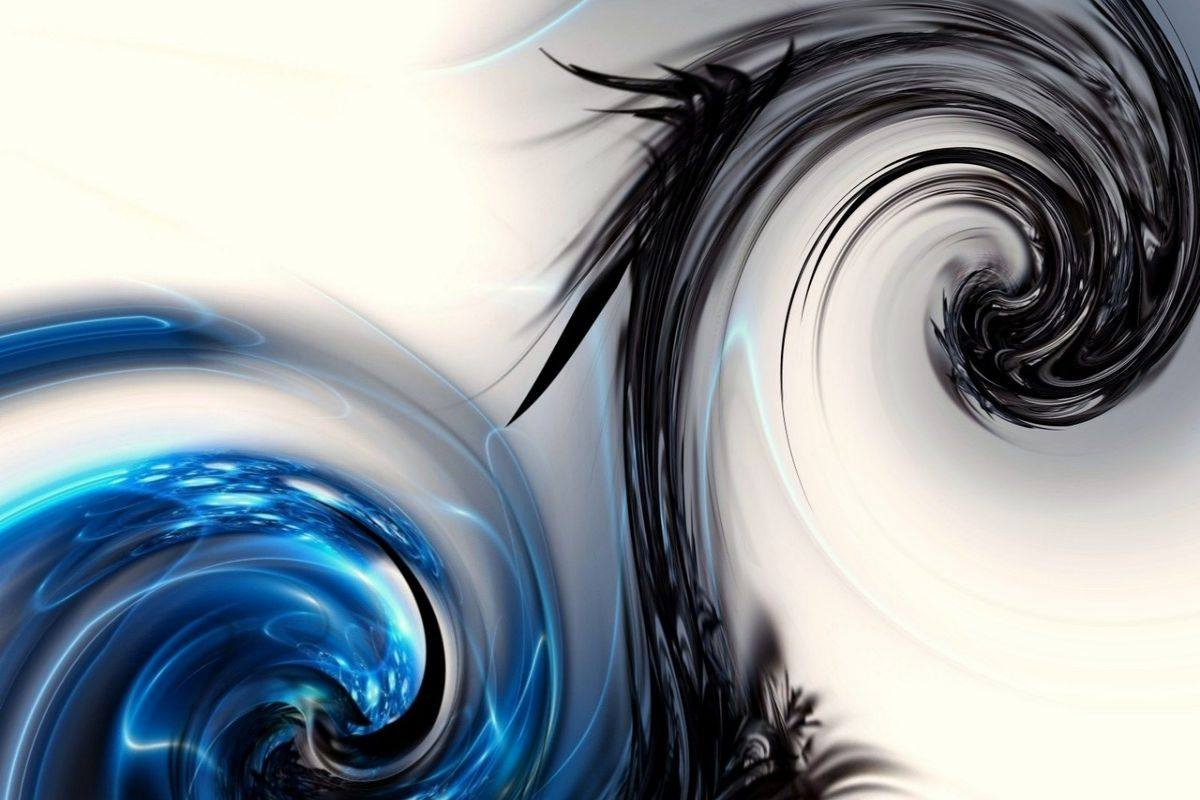
//> input picture prueba/a.jpg, 1200 x 800 px
$ ./main2 a.jpg   (built with g++ and OpenCV 4)
//> lines starting //> are read from the running program, lines starting //| are printed output that depends on the picture
### prueba/Individual.h
#ifndef INDIVIDUAL_H
#define INDIVIDUAL_H

#include <opencv2/core/core.hpp>
#include <opencv2/highgui/highgui.hpp>
#include <algorithm>    // std::random_shuffle
#include <vector>       // std::vector
#include <iterator> // for std::begin, std::end

#include "common.h"


class Individual {

    private:
        int fitness;

        std::vector<cv::Mat> image_vector;
        std::vector<int> fitness_vector;

        //cv::Mat image_array[];
        //int fitness_array[];

        void mat_to_array(cv::Mat* imageP );
        bool comparacion_cuadros(cv::Mat* mat1, cv::Mat* mat2 );


    public:
        Individual();

        Individual(cv::Mat _image);


        Individual(std::vector<cv::Mat>* images , bool x );


        //Individual(cv::Mat padre1[] , cv::Mat padre2[]  , int fit_padre1[] , int fit_padre2[]  );


        void array_to_mat(cv::Mat* imageP );
        void randomize();
        void getFitness_Array(std::vector<cv::Mat>* original);
        void calcFitness();
        int getFitness();


        //cv::Mat* get_array();
        std::vector<cv::Mat>* get_vector();


};

#endif //INDIVIDUAL_H

### prueba/common.h

#ifndef COMMON_H
#define COMMON_H


extern int divx;
extern int divy;
extern int sizex;
extern int sizey;

#endif //COMMON_H

### prueba/Individual.cpp
#include "Individual.h"


Individual::Individual(){
    fitness = 0;
    fitness_vector.resize(divx*divy);
    image_vector.resize(divx*divy);
    //image_array[divx*divy];
    //fitness_array[divx*divy];
}


Individual::Individual(cv::Mat _image ){


    fitness = 0;
    fitness_vector.resize(divx*divy);
    image_vector.resize(divx*divy);
    //image_array[divx*divy];
    //fitness_array[divx*divy];

    //std::cout << "mat -> array \n";
    mat_to_array(&_image);
}


Individual::Individual(std::vector<cv::Mat>* images , bool x){

    fitness_vector.resize(divx*divy);
    image_vector.resize(divx*divy);

    image_vector = *images;

    std::random_shuffle( &(image_vector[0]), &(image_vector[divx*divy-1]));

}


// [69 lines left out: function Individual, not called in this run]


void Individual::randomize(){
    std::random_shuffle( &(image_vector[0]), &(image_vector[divx*divy-1]));
}


void Individual::getFitness_Array(std::vector<cv::Mat>* original){
    //std::cout << "getFitness_Array method\n";
    for (int i = 0; i < original->size(); ++i){
        if (comparacion_cuadros(&(image_vector[i]), &(original->at(i)) ) ){
            fitness_vector[i] = 1;
        }
        else{
            fitness_vector[i] = 0;
        }

    }
}


void Individual::calcFitness(){
    int contador = 0;
        for (int i = 0; i < divx*divy; ++i){
            if(fitness_vector[i]==1){
                ++contador;
            }
        }
        fitness = contador;
}


int Individual::getFitness(){
    return fitness;
}


void Individual::array_to_mat(cv::Mat* imageP ){
    int iterador = 0;
    for (int y = 0; y < imageP->rows; y += sizey)
    {
        for (int x = 0; x < imageP->cols; x += sizex)
        {
            image_vector.at(iterador).copyTo((*imageP)(cv::Rect(x, y, sizex, sizey)));
            ++iterador;

        }
    }
}


void Individual::mat_to_array(cv::Mat* imageP ){


    int iterador = 0;
    for (int y = 0; y < imageP->rows; y += sizey)
    {
        for (int x = 0; x < imageP->cols; x += sizex)
        {
            cv::Rect rect =  cv::Rect(x,y, sizex, sizey);
            image_vector[iterador] = cv::Mat((*imageP), rect);
            ++iterador;
        }
    }
}

/*

cv::Mat* Individual::get_array(){
    return image_array;
}


*/

std::vector<cv::Mat>* Individual::get_vector(){
    return &image_vector;
}

std::vector<int>* Individual::get_fit_vector(){
    return &fitness_vector;
}

bool Individual::comparacion_cuadros(cv::Mat* mat1, cv::Mat* mat2 ){
    if(
                //compara primer pixel del cuadro   //arriba izq
                   (int)mat2->at<cv::Vec3b>(0, 0)[0] == (int)mat1->at<cv::Vec3b>(0, 0)[0]
                && (int)mat2->at<cv::Vec3b>(0, 0)[1] == (int)mat1->at<cv::Vec3b>(0, 0)[1]
                && (int)mat2->at<cv::Vec3b>(0, 0)[2] == (int)mat1->at<cv::Vec3b>(0, 0)[2]

                //compara pixel arriba der
                && (int)mat2->at<cv::Vec3b>(0, sizex-1)[0] == (int)mat1->at<cv::Vec3b>(0, sizex-1)[0]
                && (int)mat2->at<cv::Vec3b>(0, sizex-1)[1] == (int)mat1->at<cv::Vec3b>(0, sizex-1)[1]
                && (int)mat2->at<cv::Vec3b>(0, sizex-1)[2] == (int)mat1->at<cv::Vec3b>(0, sizex-1)[2]

                //compara pixel del centro del cuadro
                && (int)mat2->at<cv::Vec3b>(sizey/2, sizex/2)[0] == (int)mat1->at<cv::Vec3b>(sizey/2, sizex/2)[0]
                && (int)mat2->at<cv::Vec3b>(sizey/2, sizex/2)[1] == (int)mat1->at<cv::Vec3b>(sizey/2, sizex/2)[1]
                && (int)mat2->at<cv::Vec3b>(sizey/2, sizex/2)[2] == (int)mat1->at<cv::Vec3b>(sizey/2, sizex/2)[2]

                //compara pixel abajo izq
                && (int)mat2->at<cv::Vec3b>(sizey-1, 0)[0] == (int)mat1->at<cv::Vec3b>(sizey-1, 0)[0]
                && (int)mat2->at<cv::Vec3b>(sizey-1, 0)[1] == (int)mat1->at<cv::Vec3b>(sizey-1, 0)[1]
                && (int)mat2->at<cv::Vec3b>(sizey-1, 0)[2] == (int)mat1->at<cv::Vec3b>(sizey-1, 0)[2]

                //compara pixel abajo der
                && (int)mat2->at<cv::Vec3b>(sizey-1, sizex-1)[0] == (int)mat1->at<cv::Vec3b>(sizey-1, sizex-1)[0]
                && (int)mat2->at<cv::Vec3b>(sizey-1, sizex-1)[1] == (int)mat1->at<cv::Vec3b>(sizey-1, sizex-1)[1]
                && (int)mat2->at<cv::Vec3b>(sizey-1, sizex-1)[2] == (int)mat1->at<cv::Vec3b>(sizey-1, sizex-1)[2]
                )
        return true;
    else
        return false;
}

### prueba/main2.cpp
#include <opencv2/core/core.hpp>
#include <opencv2/highgui/highgui.hpp>
#include <iostream>     // std::cout
#include <algorithm>    // std::random_shuffle
#include <vector>       // std::vector
#include <iterator> // for std::begin, std::end
#include "common.h"
#include "Individual.cpp"

int divx = 10;
int divy = 4;
int sizex;
int sizey;


using namespace cv;
using namespace std;


int main( int argc, char** argv )
{
    if( argc != 2)
    {
     cout <<" Usage: display_image ImageToLoadAndDisplay" << endl;
     return -1;
    }

    Mat image;
    image = imread(argv[1], CV_LOAD_IMAGE_COLOR);   // Read the file
//> image is the input picture: 800 rows x 1200 cols, CV_8UC3; mean B, G, R 157.9, 151, 142.2

    if(! image.data )                              // Check for invalid input
    {
        cout <<  "Could not open or find the image" << std::endl ;
        return -1;
    }

    sizex = image.cols/divx ;
//> sizex = 120
    sizey = image.rows/divy ;
//> sizey = 200
    srand (time(NULL));


    int bestcounter = 0;
    int size_Population = 10;
    Individual reference(image);
//> the loop in mat_to_array, `for (int y = 0; y < imageP->rows; y += sizey)` made 4 passes
//> iterador on passes 1 to 4: 10, 20, 30, 40
//> after the loop in mat_to_array, `for (int y = 0; y < imageP->rows; y += sizey)`:
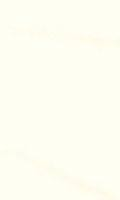
//> image_vector[0]: 200 rows x 120 cols, CV_8UC3; mean B, G, R 241.6, 253.8, 254
//> after the loop in mat_to_array, `for (int y = 0; y < imageP->rows; y += sizey)`:
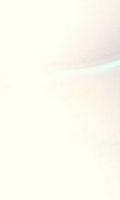
//> image_vector[3]: 200 rows x 120 cols, CV_8UC3; mean B, G, R 239.2, 250.4, 252.3
//> after the loop in mat_to_array, `for (int y = 0; y < imageP->rows; y += sizey)`:
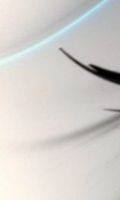
//> image_vector[4]: 200 rows x 120 cols, CV_8UC3; mean B, G, R 205.1, 208.6, 212
//> after the loop in mat_to_array, `for (int y = 0; y < imageP->rows; y += sizey)`:
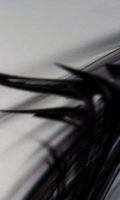
//> image_vector[5]: 200 rows x 120 cols, CV_8UC3; mean B, G, R 103.2, 102.2, 103.9
//> after the loop in mat_to_array, `for (int y = 0; y < imageP->rows; y += sizey)`: iterador = 40


    namedWindow( "Ref", WINDOW_AUTOSIZE );
    namedWindow( "Best1", WINDOW_AUTOSIZE );
    namedWindow( "Best2", WINDOW_AUTOSIZE );
    namedWindow( "Best3", WINDOW_AUTOSIZE );

    cv::Mat  mat1(image.rows, image.cols,CV_8UC3,Scalar(0, 0, 0));
    cv::Mat  mat2(image.rows, image.cols,CV_8UC3,Scalar(0, 0, 0));
    cv::Mat  mat3(image.rows, image.cols,CV_8UC3,Scalar(0, 0, 0));

    Individual b1;
    Individual b2;
    Individual b3;


    std::vector<Individual>  Poblacion(size_Population, Individual(reference.get_vector() , true));
//> Poblacion = 10 items

    for (int m = 0; m < size_Population ; ++m){
        Individual* temp = &Poblacion[m];
        temp->randomize();
    }


    int max1=0;
    int max2=0;
    int max3=0;

    for (int m = 0; m < size_Population ; ++m){

        Individual* temp = &(Poblacion[m]);
        //std::cout << "got temp*\n";

        temp->getFitness_Array(reference.get_vector());
        //std::cout << "made fit vector \n";

        temp->calcFitness();
        //std::cout << "calculated fit\n";

        int fit = temp->getFitness();
        std::cout << fit << " ";

        if (fit > max1)
        {
            max3 = max2;    b3 = b2;
            max2 = max1;    b2 = b1;
            max1 = fit;     b1 = *temp;
        }
        else if (fit > max2)
        {
            max3 = max2;    b3 = b2;
            max2 = fit;     b2 = *temp;
        }
        else if (fit > max3)
        {
            max3 = fit;     b3 = *temp;
        }

    }
//> this loop made 10 passes
//> (fit, max1) on pass 1: (5, 5)
//> fit on passes 2 to 7: 2, 1, 3, 4, 3, 3
//| 5 2 1 3 4 3 3 2
//> (output is shown up to pass 8 of 10)
//> after the loop, max3 = 3; max2 = 4; max1 = 5
    cout << endl;
    bestcounter = max1;
//> bestcounter = 5

    b1.array_to_mat(&mat1);
//> the loop in array_to_mat, `for (int y = 0; y < imageP->rows; y += sizey)` made 4 passes
//> after the loop in array_to_mat, `for (int y = 0; y < imageP->rows; y += sizey)`: iterador = 40
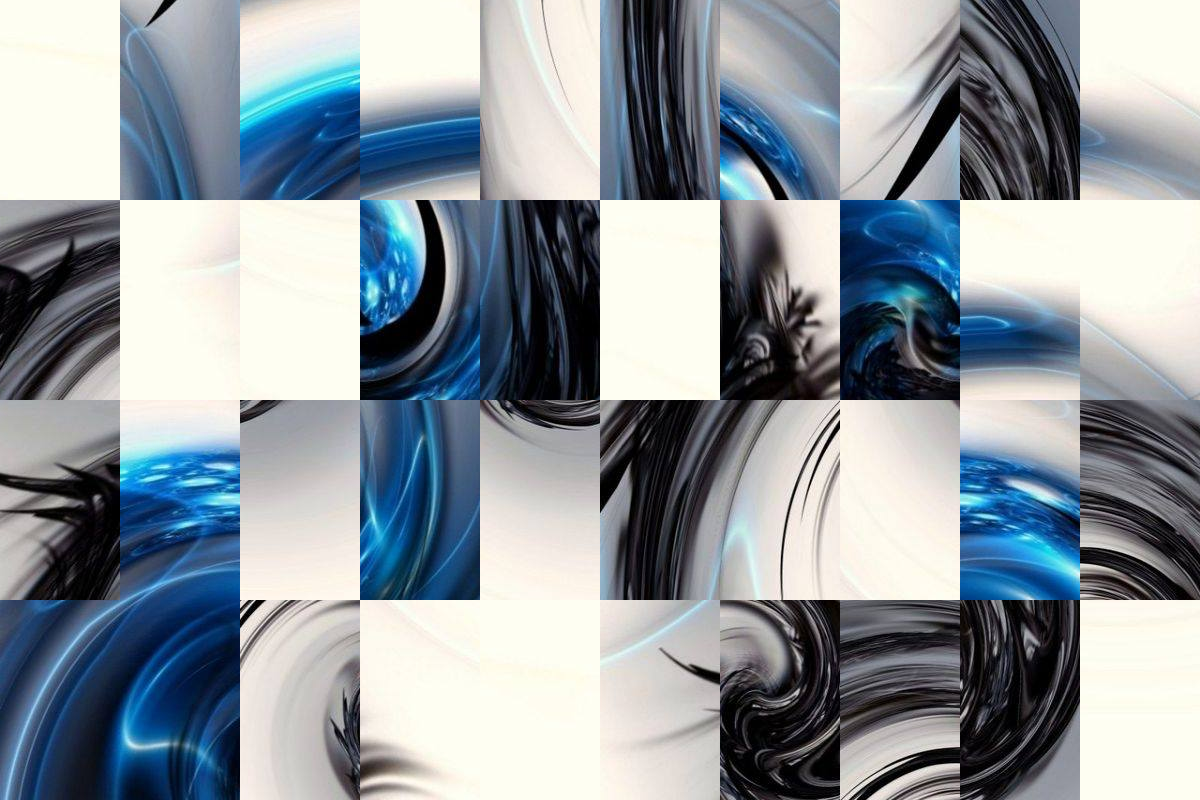
//> mat1: 800 rows x 1200 cols, CV_8UC3; mean B, G, R 157.9, 151, 142.2
    b2.array_to_mat(&mat2);
//> the loop in array_to_mat (call 2), `for (int y = 0; y < imageP->rows; y += sizey)` made 4 passes
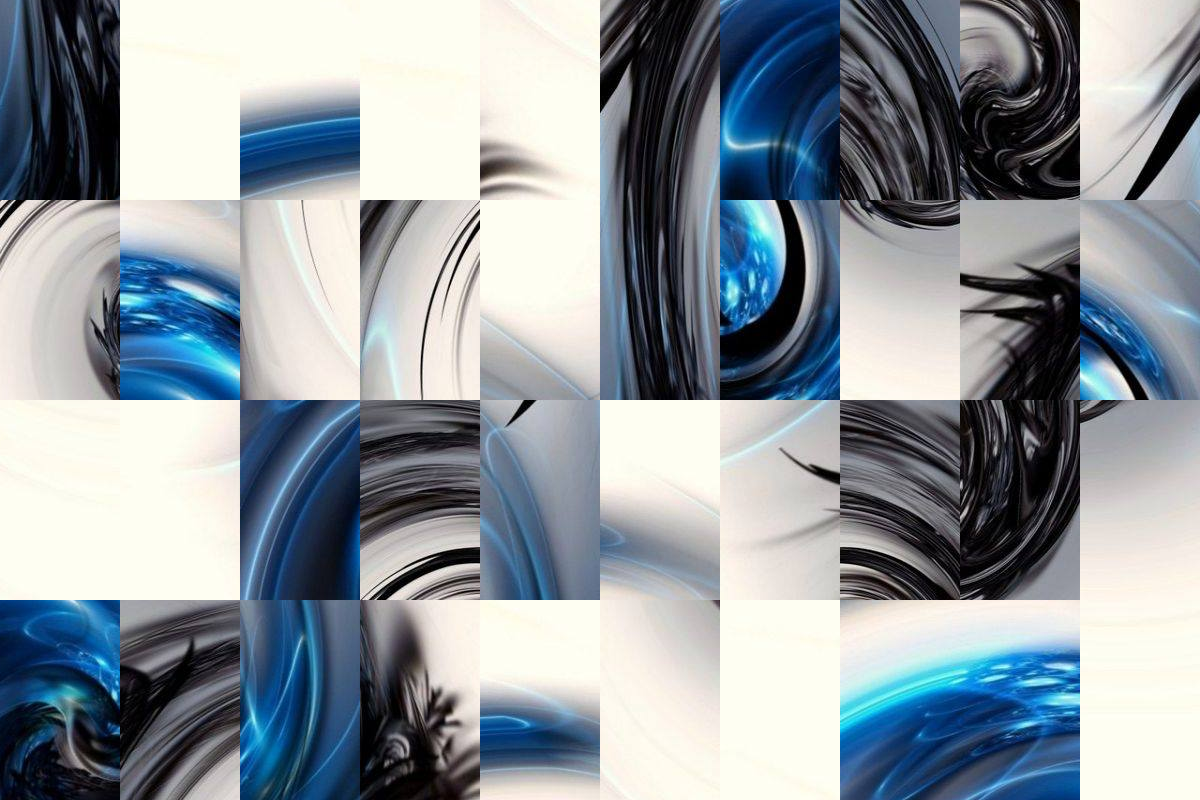
//> mat2: 800 rows x 1200 cols, CV_8UC3; mean B, G, R 157.9, 151, 142.2
    b3.array_to_mat(&mat3);
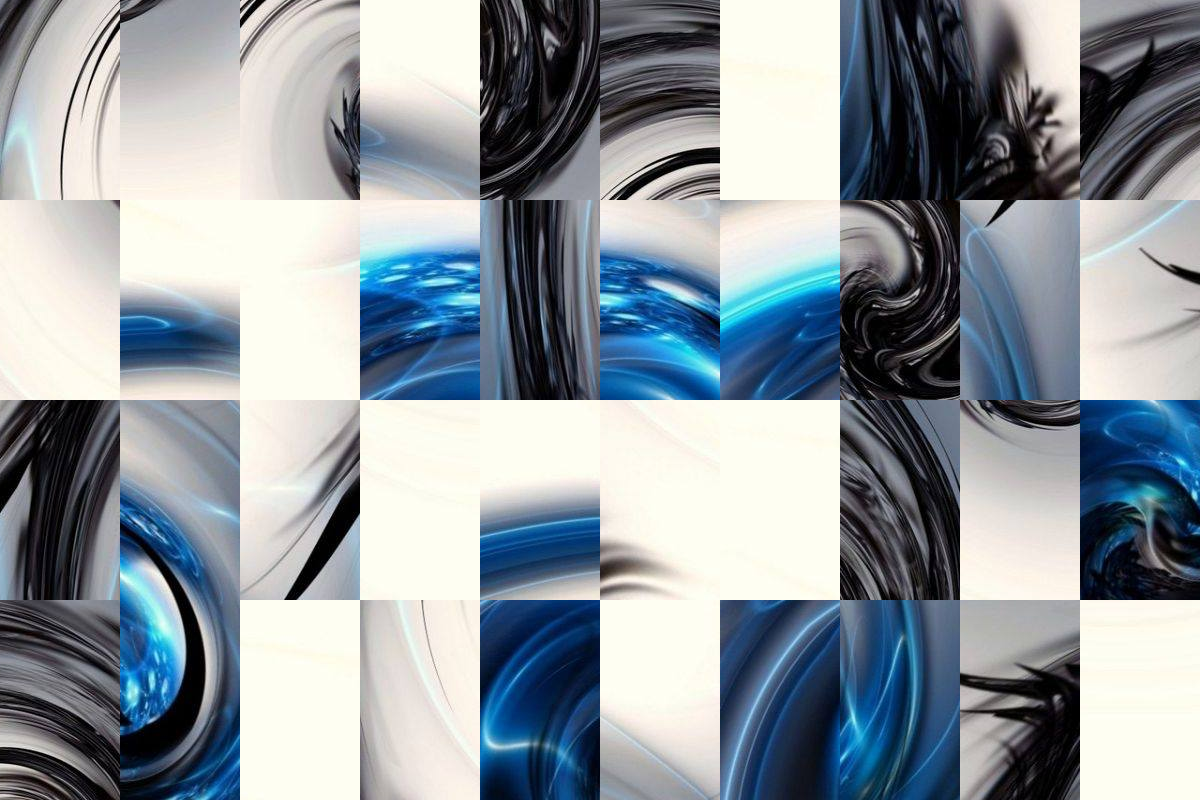
//> mat3: 800 rows x 1200 cols, CV_8UC3; mean B, G, R 157.9, 151, 142.2


    imshow( "Ref", image );
    imshow( "Best1", mat1 );
    imshow( "Best2", mat2 );
    imshow( "Best3", mat3 );


    int _m = 0;


    std::vector<Individual>  newPeople(size_Population, Individual());

    cout << _m ;

    for ( ; bestcounter < divx*divy ;){
        std::vector<Individual>  TPeople(size_Population, Individual());
        _m =0;
        cout << _m ;
        for ( ; _m <   size_Population/2 ; ++_m){
            cout << _m ;
//> (the run ends here: the program needs code that is not available in this run, at `TPeople[_m] = Individual(b1.get_vector() , b2.get_vector() , b1.get_fi..`)
